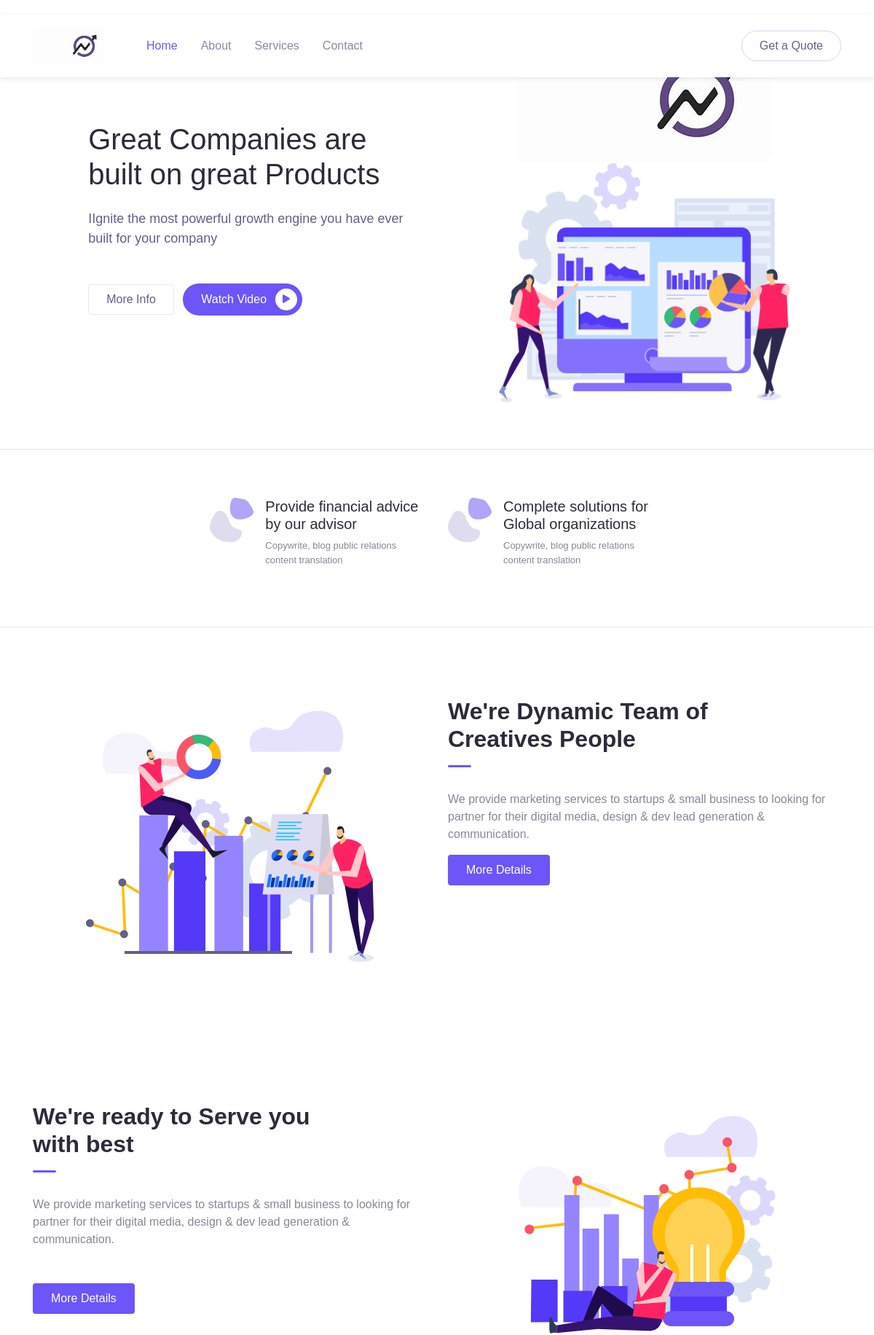
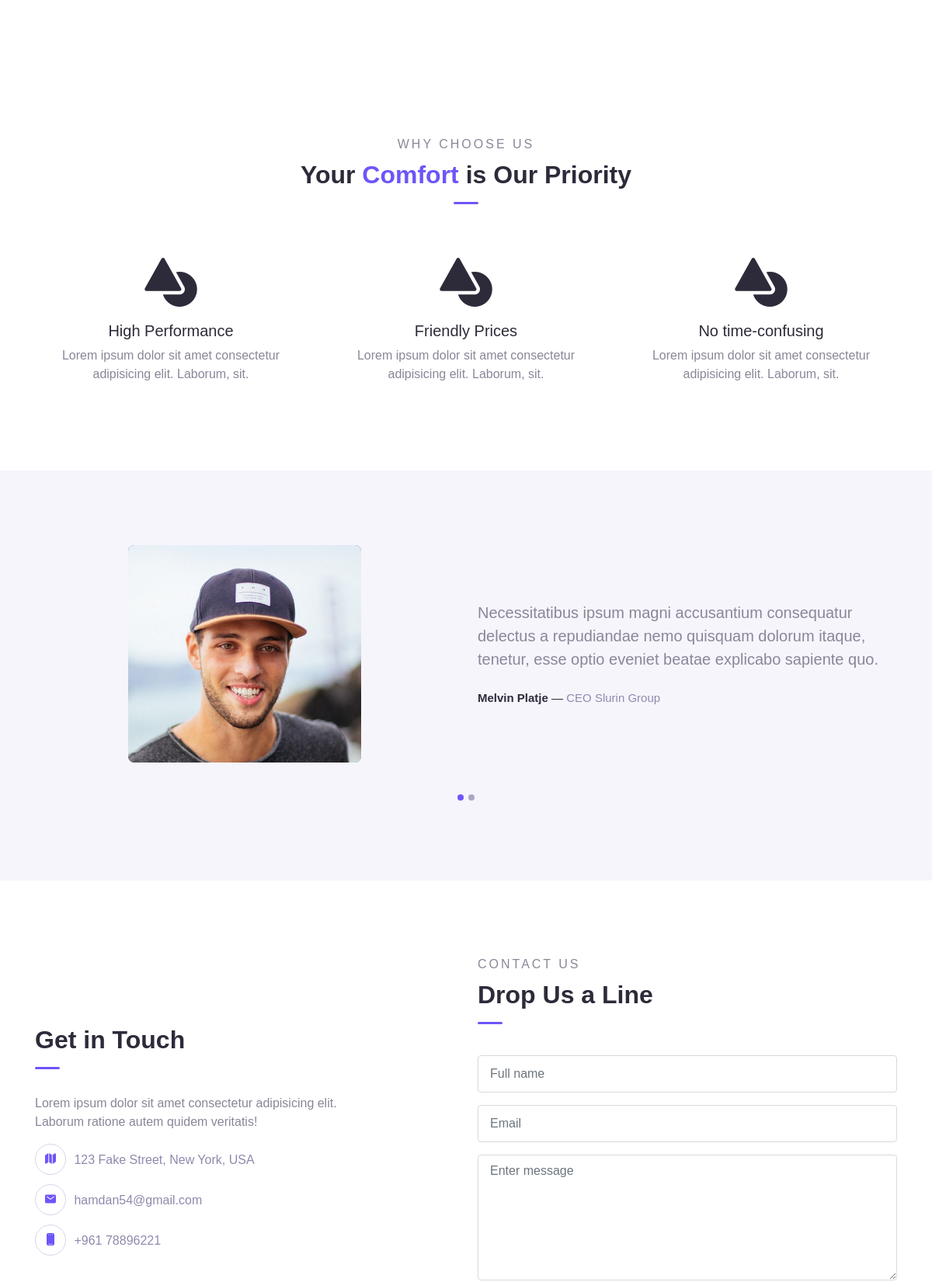
/marketing/index.php (upper part), run on the app's committed database (2 pictures, top to bottom).
### tables this page shows
CREATE TABLE `here` (
  `id` int(11) NOT NULL,
  `title` varchar(250) NOT NULL,
  `content` text NOT NULL,
  `image` varchar(250) NOT NULL,
  `logo` varchar(250) NOT NULL
);

CREATE TABLE `feature` (
  `id` int(11) NOT NULL,
  `title` varchar(250) NOT NULL,
  `content` text NOT NULL
);

CREATE TABLE `about` (
  `id` int(11) NOT NULL,
  `title` varchar(250) NOT NULL,
  `content` text NOT NULL,
  `image` varchar(250) NOT NULL
);

### marketing/index.php (the view, shortened to what this page needs)
<?php include("include/header.php");?>
    <div class="page-banner home-banner">
      <div class="container h-100">
        <div class="row align-items-center h-100">
          <div class="col-lg-6 py-3 wow fadeInUp">
            <h1 class="mb-4"><?php echo $hero_row['title']?></h1>
            <p class="text-lg mb-5"><?php echo $hero_row['content']?></p>
            <a href="" class="btn btn-outline border text-secondary">More Info</a>
            <a href="#" class="btn btn-primary btn-split ml-2">Watch Video <div class="fab"><span class="mai-play"></span></div></a>
          </div>
          <div class="col-lg-6 py-3 wow zoomIn">
          <div class="img-place">
              <img src="admin/image/<?php echo $hero_row['logo'];?>" alt="">
            </div>
          <div class="img-place">
              <img src="admin/image/<?php echo $hero_row['image'];?>" alt="">
            </div>
          </div>
        </div>
      </div>
    </div>
  </header>
  <main>
    <div class="page-section features">
      <div class="container">
        <div class="row justify-content-center">
<?php
$feature_sql="SELECT * FROM feature ORDER BY id DESC";
$feature_result=mysqli_query($con,$feature_sql);
 ?>
 <?php while($feature_row=mysqli_fetch_assoc($feature_result)){?>
          <div class="col-md-6 col-lg-4 py-3 wow fadeInUp">
            <div class="d-flex flex-row">
              <div class="img-fluid mr-3">
                <img src="assets/img/icon_pattern.svg" alt="">
              </div>
              <div>
                <h5><?php echo $feature_row['title'] ;?></h5>
                <p><?php echo $feature_row['content'] ;?></p>
              </div>
            </div>
          </div>
          <?php }
          ?>
        </div>
      </div>
    </div>
    <?php
    $section1_sql="SELECT * FROM about where id='1'";
    $section1_query = mysqli_query($con,$section1_sql);
    $section1_row=mysqli_fetch_assoc($section1_query);
     ?>
    <div class="page-section">
      <div class="container">
        <div class="row">
          <div class="col-lg-6 py-3 wow zoomIn">
            <div class="img-place text-center">
              <img src="admin/image/<?php echo $section1_row['image']; ?>" alt="">
            </div>
          </div>
          <div class="col-lg-6 py-3 wow fadeInRight">
            <h2 class="title-section"><?php echo $section1_row['title']; ?></h2>
            <div class="divider"></div>
            <p><?php echo $section1_row['content']; ?></p>
            <a href="about.php" class="btn btn-primary">More Details</a>
          </div>
        </div>
      </div>
    </div>
    <?php
    $section2_sql="SELECT * FROM about where id='2'";
    $section2_query = mysqli_query($con,$section2_sql);
    $section2_row=mysqli_fetch_assoc($section2_query);
     ?>
    <div class="page-section">
      <div class="container">
        <div class="row">
          <div class="col-lg-6 py-3 wow fadeInLeft">
            <h2 class="title-section"><?php echo $section2_row['title'] ;?></h2>
            <div class="divider"></div>
            <p class="mb-5"><?php echo $section2_row['content'] ;?></p>
            <a href="about.php" class="btn btn-primary">More Details</a>
          </div>
          <div class="col-lg-6 py-3 wow zoomIn">
            <div class="img-place text-center">
              <img src="admin/image/<?php echo $section2_row['image']; ?>" alt="">
            </div>
          </div>
        </div>
      </div>
    </div>
    <div class="page-section">
      <div class="container">
        <div class="text-center">
          <div class="subhead">Why Choose Us</div>
          <h2 class="title-section">Your <span class="marked">Comfort</span> is Our Priority</h2>
          <div class="divider mx-auto"></div>
        </div>
        <div class="row mt-5 text-center">
          <div class="col-lg-4 py-3">
            <div class="display-3"><span class="mai-shapes"></span></div>
            <h5>High Performance</h5>
            <p>Lorem ipsum dolor sit amet consectetur adipisicing elit. Laborum, sit.</p>
          </div>
          <div class="col-lg-4 py-3">
            <div class="display-3"><span class="mai-shapes"></span></div>
            <h5>Friendly Prices</h5>
            <p>Lorem ipsum dolor sit amet consectetur adipisicing elit. Laborum, sit.</p>
          </div>
          <div class="col-lg-4 py-3">
            <div class="display-3"><span class="mai-shapes"></span></div>
            <h5>No time-confusing</h5>
            <p>Lorem ipsum dolor sit amet consectetur adipisicing elit. Laborum, sit.</p>
          </div>
        </div>
      </div>
    </div>
    <div class="page-section bg-light">
      <div class="container">
        <div class="owl-carousel wow fadeInUp" id="testimonials">
          <div class="item">
            <div class="row align-items-center">
              <div class="col-md-6 py-3">
                <div class="testi-image">
                  <img src="assets/img/person/person_1.jpg" alt="">
                </div>
              </div>
              <div class="col-md-6 py-3">
                <div class="testi-content">
                  <p>Necessitatibus ipsum magni accusantium consequatur delectus a repudiandae nemo quisquam dolorum itaque, tenetur, esse optio eveniet beatae explicabo sapiente quo.</p>
                  <div class="entry-footer">
                    <strong>Melvin Platje</strong> &mdash; <span class="text-grey">CEO Slurin Group</span>
                  </div>
                </div>
              </div>
            </div>
          </div>
          <div class="item">
            <div class="row align-items-center">
              <div class="col-md-6 py-3">
              </div>
              <div class="col-md-6 py-3">
              </div>
            </div>
          </div>
        </div>
      </div>
    </div>
    <div class="page-section">
      <div class="container">
        <div class="row align-items-center">
          <div class="col-lg-6 py-3 wow fadeInUp">
            <h2 class="title-section">Get in Touch</h2>
            <div class="divider"></div>
            <p>Lorem ipsum dolor sit amet consectetur adipisicing elit.<br> Laborum ratione autem quidem veritatis!</p>
            <ul class="contact-list">
              <li>
                <div class="icon"><span class="mai-map"></span></div>
                <div class="content">123 Fake Street, New York, USA</div>
              </li>
              <li>
                <div class="icon"><span class="mai-mail"></span></div>
                <div class="content"><a href="#">hamdan54@gmail.com</a></div>
              </li>
              <li>
                <div class="icon"><span class="mai-phone-portrait"></span></div>
                <div class="content"><a href="#">+961 78896221</a></div>
              </li>
            </ul>
          </div>
          <div class="col-lg-6 py-3 wow fadeInUp">
            <div class="subhead">Contact Us</div>
            <h2 class="title-section">Drop Us a Line</h2>
            <div class="divider"></div>
            <form <form action="function.php" method="post">
              <div class="py-2">
                <input type="text" class="form-control" placeholder="Full name" name="fullName">
              </div>
              <div class="py-2">
                <input type="text" class="form-control" placeholder="Email" name="email">
              </div>
              <div class="py-2">
                <textarea rows="6" class="form-control" placeholder="Enter message" name="message"></textarea>
              </div>
            </form>
          </div>
        </div>
      </div>
    </div>
  </main>
  <?php include("include/footer.php");?>

### marketing/include/header.php (shortened to what this page needs)
<?php
$con =connectDB();
if($con){
  $hero_seql="SELECT * FROM here ";
  $hero_query = mysqli_query($con,$hero_seql);
  $hero_row = mysqli_fetch_assoc($hero_query);
}
?>
<!DOCTYPE html>
<html lang="en">
<head>
  <link rel="stylesheet" href="assets/vendor/animate/animate.css">
  <link rel="stylesheet" href="assets/css/bootstrap.css">
  <link rel="stylesheet" href="assets/css/maicons.css">
  <link rel="stylesheet" href="assets/vendor/owl-carousel/css/owl.carousel.css">
  <link rel="stylesheet" href="assets/css/theme.css">
</head>
<body>
  <header>
    <nav class="navbar navbar-expand-lg navbar-light navbar-float">
      <div class="container">
        <a href="index.php" class="navbar-brand"><img width="100" src="admin/image/<?php echo $hero_row['logo']?>"></a>
        <div class="navbar-collapse collapse" id="navbarContent">
          <ul class="navbar-nav ml-lg-4 pt-3 pt-lg-0">
            <li class="nav-item active">
              <a href="index.php" class="nav-link">Home</a>
            </li>
            <li class="nav-item">
              <a href="about.php" class="nav-link">About</a>
            </li>
            <li class="nav-item">
              <a href="services.php" class="nav-link">Services</a>
            </li>
            <li class="nav-item">
              <a href="contact.php" class="nav-link">Contact</a>
            </li>
          </ul>
          <div class="ml-auto">
            <a href="#" class="btn btn-outline rounded-pill">Get a Quote</a>
          </div>
        </div>
      </div>
    </nav>

### marketing/include/footer.php (shortened to what this page needs)
</body>
</html>

### data on the page
here: logo (picture), title "Great Companies are built on great Products", content "IIgnite the most powerful growth engine you have ever built for your company", image (picture)
feature: title "Provide financial advice by our advisor", content "Copywrite, blog public relations content translation"
feature: title "Complete solutions for Global organizations", content "Copywrite, blog public relations content translation"
about: image (picture), title "We're Dynamic Team of Creatives People", content "We provide marketing services to startups & small business to looking for partner for their digital media, design & dev lead generation & communication."
about: title "We're ready to Serve you with best", content "We provide marketing services to startups & small business to looking for partner for their digital media, design & dev lead generation & communication.", image (picture)
